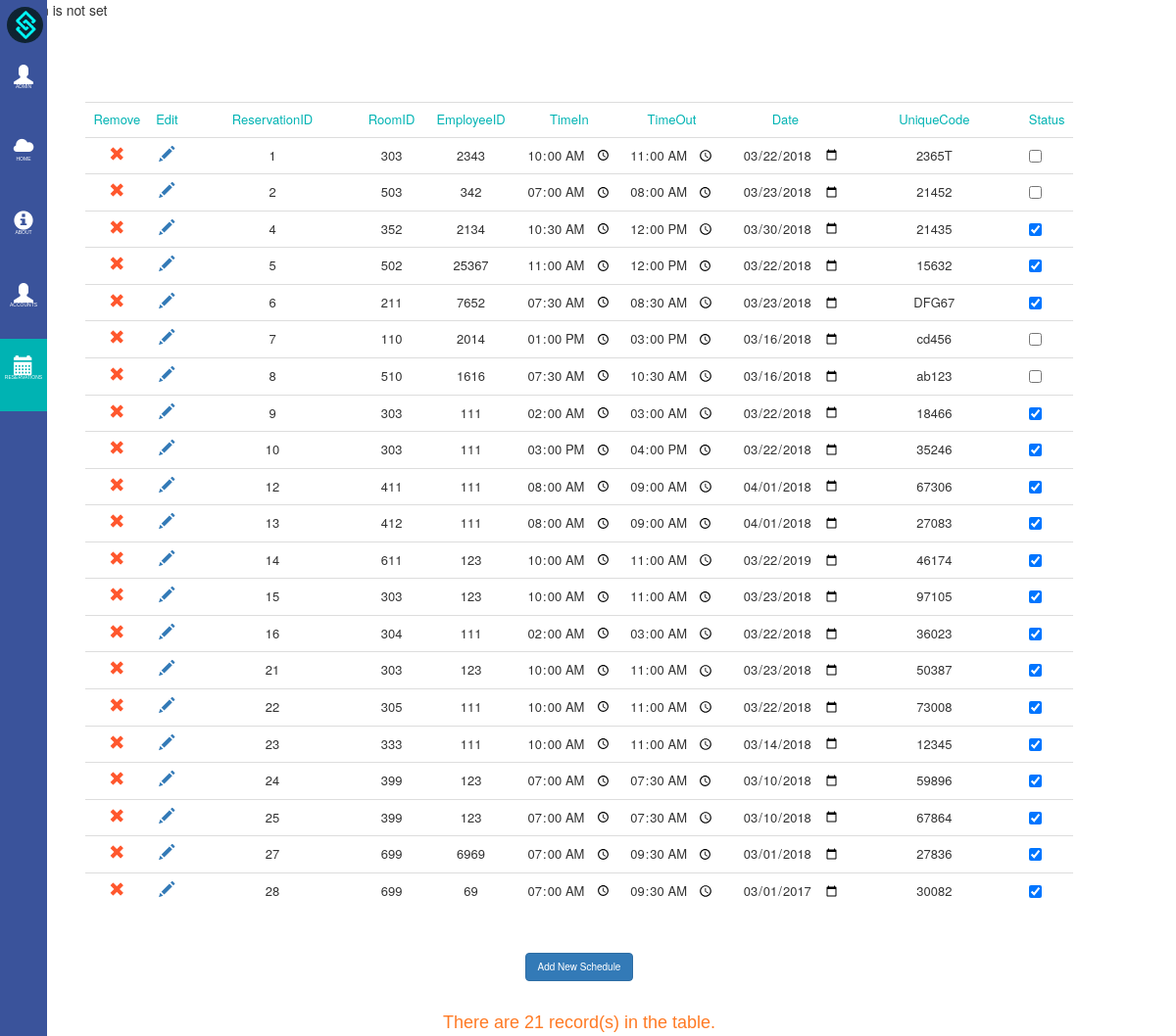
Before: /schedtable.php with the older database file.
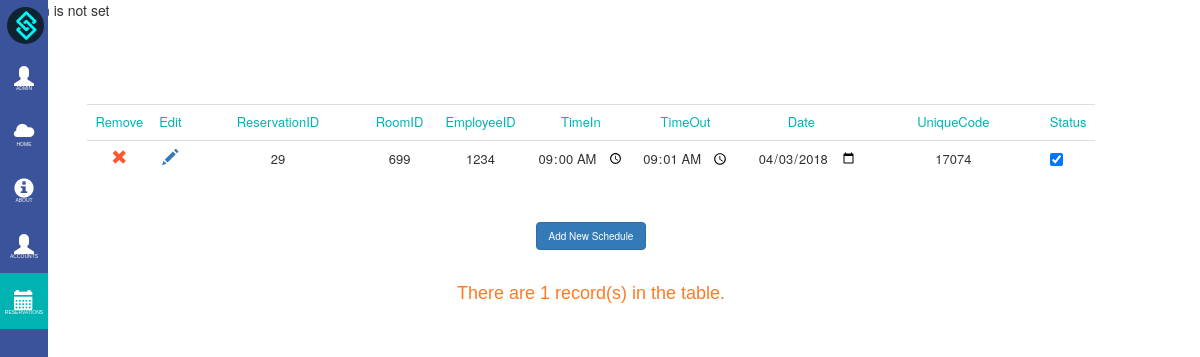
After: the same page with the newer database file.
### tables this page shows
CREATE TABLE `tbl_sched` (
  `id` int(11) NOT NULL,
  `room_id` varchar(5) NOT NULL,
  `emp_id` varchar(5) NOT NULL,
  `time_in` time NOT NULL,
  `time_out` time NOT NULL,
  `date` date NOT NULL,
  `u_code` varchar(5) NOT NULL,
  `Status` tinyint(1) NOT NULL
);

### schedtable.php (the view, shortened to what the changed rows need)
<html>
<head>
    <link rel="stylesheet" href="css/bootstrap.min.css">
    <link rel="stylesheet" href="bren/side_bar.css" type="text/css">
    <link rel="stylesheet" href="mika/about.css" type="text/css">
</head>
<body>
<div class="container">
        <table class="table">
            <tr class="headers" style="color:#00b3b3">
            </tr>
            <?php
            include 'connect.php';
            $sql ="select * from tbl_sched order by id";
            $res = mysqli_query($con, $sql);
            while($row= mysqli_fetch_array($res))
            {
            ?>
            <form <?php echo ($_SESSION["count"]==2) ? 'method=\'post\' action=\'cell_edit.php\'' : '' ?>>
            <tr>
                <td align="center"><a onclick="return del()" href="delsched.php?SID=<?php echo $row['id']; ?>"><span class="glyphicon glyphicon-remove"></span></a></td>
                <td align="center"><a href="cell_edit.php?SID=<?php echo $row['id']; ?>"><<?php echo ($_SESSION["count"]==2 && $_SESSION["selected"]==$row['id']) ? 'button name=\'save_button\' type=submit class="btn btn-link save"' : 'span' ?> class=<?php echo ($_SESSION["count"]==2 && $_SESSION["selected"]==$row['id']) ? "'glyphicon glyphicon-floppy-disk'" : "'glyphicon glyphicon-pencil'"?>><?php
                        echo ($_SESSION["count"]==2 && $_SESSION["selected"]==$row['id']) ? '<span class="glyphicon glyphicon-floppy-disk"></span></button>' : '</span>';
                        ?></a></td>
                    <td><input class="<?php echo 'cell'.$row['id']?> table_cell" name="reserv_id" id="reserv_id" value=<?php echo $row['id']; ?> readonly></td>
                <td><input class="<?php echo 'cell'.$row['id']?> table_cell" name="room_id" id="room_id" value=<?php echo $row['room_id']; ?> <?php echo ($_SESSION["count"]==2 && $row['id']!=$_SESSION["selected"]) ? "readonly" : ""?>> </td>
                <td><input class="table_cell <?php echo 'cell'.$row['id']?>" name="emp_id" id="emp_id" value=<?php echo $row['emp_id']; ?>  <?php echo ($_SESSION["count"]==2 && $row['id']!=$_SESSION["selected"]) ? "readonly" : ""?>></td>
                <td><input type="time" class="table_cell <?php echo 'cell'.$row['id']?>" name="time_in" value="<?php echo $row['time_in']; ?>"  <?php echo ($_SESSION["count"]==2 && $row['id']!=$_SESSION["selected"]) ? "readonly" : ""?>></td>
                <td><input type="time" class="table_cell <?php echo 'cell'.$row['id']?>" name="time_out" value=<?php echo $row['time_out']; ?>  <?php echo ($_SESSION["count"]==2 && $row['id']!=$_SESSION["selected"]) ? "readonly" : ""?>></td>
                <td><input type="date" class="table_cell <?php echo 'cell'.$row['id']?>" name="date" value=<?php echo $row['date']; ?>  <?php echo ($_SESSION["count"]==2 && $row['id']!=$_SESSION["selected"]) ? "readonly" : ""?>></td>
                <td><input type="text" class="table_cell <?php echo 'cell'.$row['id']?>" name="unique" id="unique" value=<?php echo $row['u_code']; ?>  <?php echo ($_SESSION["count"]==2 && $row['id']!=$_SESSION["selected"]) ? "readonly" : ""?>></td>
                <td><input type="checkbox" class="table_cell <?php echo 'cell'.$row['id']?>" name="status" <?php echo ($row['Status'] == TRUE) ? "checked" : "";?>  <?php echo ($_SESSION["count"]==2 && $row['id']!=$_SESSION["selected"]) ? "disabled = \"disabled\"" : ""?>></td>
            </tr>
            </form>
            <?php
            }
            ?>
        </table>
    <a href="addsched.php"> <button class="btn btn-primary" style="margin-top: 45px; margin-bottom: 5px">Add New Schedule</button></a><br>
        <font size="4" face="arial"  color="#ff7a24">
            <?php
            include 'connect.php';
            $result = mysqli_query($con,"select * from tbl_sched");
            $rows = mysqli_num_rows($result);
            echo "<br>";
            echo "There are " . $rows . " record(s) in the table. ";
            ?>
        </font>
</div>
</body>
</html>

Changed rows visible on the page:
removed tbl_sched: reserv_id "1", room_id "303", emp_id "2343", time_in "10:00:00", time_out "11:00:00", date "03/22/2018", unique "2365T"
removed tbl_sched: reserv_id "2", room_id "503", emp_id "342", time_in "07:00:00", time_out "08:00:00", date "03/23/2018", unique "21452"
removed tbl_sched: reserv_id "4", room_id "352", emp_id "2134", time_in "10:30:00", time_out "12:00:00", date "03/30/2018", unique "21435", Status "☑"
removed tbl_sched: reserv_id "5", room_id "502", emp_id "25367", time_in "11:00:00", time_out "12:00:00", date "03/22/2018", unique "15632", Status "☑"
removed tbl_sched: reserv_id "6", room_id "211", emp_id "7652", time_in "07:30:00", time_out "08:30:00", date "03/23/2018", unique "DFG67", Status "☑"
removed tbl_sched: reserv_id "7", room_id "110", emp_id "2014", time_in "13:00:00", time_out "15:00:00", date "03/16/2018", unique "cd456"
removed tbl_sched: reserv_id "8", room_id "510", emp_id "1616", time_in "07:30:00", time_out "10:30:00", date "03/16/2018", unique "ab123"
removed tbl_sched: reserv_id "9", room_id "303", emp_id "111", time_in "02:00:00", time_out "03:00:00", date "03/22/2018", unique "18466", Status "☑"
removed tbl_sched: reserv_id "10", room_id "303", emp_id "111", time_in "15:00:00", time_out "16:00:00", date "03/22/2018", unique "35246", Status "☑"
removed tbl_sched: reserv_id "12", room_id "411", emp_id "111", time_in "08:00:00", time_out "09:00:00", date "04/01/2018", unique "67306", Status "☑"
removed tbl_sched: reserv_id "13", room_id "412", emp_id "111", time_in "08:00:00", time_out "09:00:00", date "04/01/2018", unique "27083", Status "☑"
removed tbl_sched: reserv_id "14", room_id "611", emp_id "123", time_in "10:00:00", time_out "11:00:00", date "03/22/2019", unique "46174", Status "☑"
removed tbl_sched: reserv_id "15", room_id "303", emp_id "123", time_in "10:00:00", time_out "11:00:00", date "03/23/2018", unique "97105", Status "☑"
removed tbl_sched: reserv_id "16", room_id "304", emp_id "111", time_in "02:00:00", time_out "03:00:00", date "03/22/2018", unique "36023", Status "☑"
removed tbl_sched: reserv_id "21", room_id "303", emp_id "123", time_in "10:00:00", time_out "11:00:00", date "03/23/2018", unique "50387", Status "☑"
removed tbl_sched: reserv_id "22", room_id "305", emp_id "111", time_in "10:00:00", time_out "11:00:00", date "03/22/2018", unique "73008", Status "☑"
removed tbl_sched: reserv_id "23", room_id "333", emp_id "111", time_in "10:00:00", time_out "11:00:00", date "03/14/2018", unique "12345", Status "☑"
removed tbl_sched: reserv_id "24", room_id "399", emp_id "123", time_in "07:00:00", time_out "07:30:00", date "03/10/2018", unique "59896", Status "☑"
removed tbl_sched: reserv_id "25", room_id "399", emp_id "123", time_in "07:00:00", time_out "07:30:00", date "03/10/2018", unique "67864", Status "☑"
removed tbl_sched: reserv_id "27", room_id "699", emp_id "6969", time_in "07:00:00", time_out "09:30:00", date "03/01/2018", unique "27836", Status "☑"
removed tbl_sched: reserv_id "28", room_id "699", emp_id "69", time_in "07:00:00", time_out "09:30:00", date "03/01/2017", unique "30082", Status "☑"
added tbl_sched: reserv_id "29", room_id "699", emp_id "1234", time_in "09:00:00", time_out "09:01:00", date "04/03/2018", unique "17074", Status "☑"
Other visible differences:
$rows: "21" → "1"
